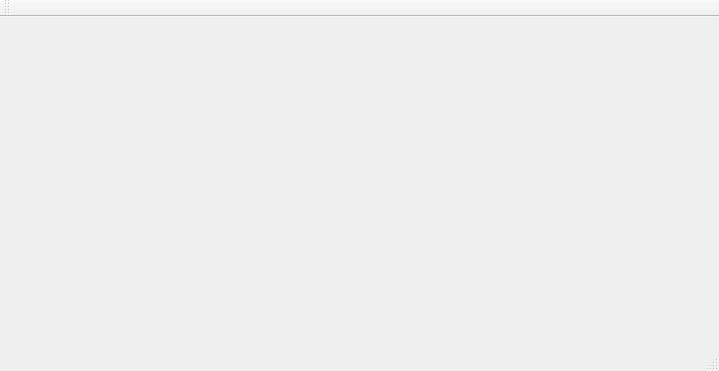
<?xml version="1.0" encoding="UTF-8"?>
<ui version="4.0">
 <class>MainWindow</class>
 <widget class="QMainWindow" name="MainWindow">
  <property name="geometry">
   <rect>
    <x>0</x>
    <y>0</y>
    <width>719</width>
    <height>371</height>
   </rect>
  </property>
  <property name="windowTitle">
   <string>MainWindow</string>
  </property>
  <widget class="QWidget" name="centralWidget"/>
  <widget class="QMenuBar" name="menuBar">
   <property name="geometry">
    <rect>
     <x>0</x>
     <y>0</y>
     <width>719</width>
     <height>21</height>
    </rect>
   </property>
  </widget>
  <widget class="QToolBar" name="mainToolBar">
   <attribute name="toolBarArea">
    <enum>TopToolBarArea</enum>
   </attribute>
   <attribute name="toolBarBreak">
    <bool>false</bool>
   </attribute>
  </widget>
  <widget class="QStatusBar" name="statusBar"/>
 </widget>
 <layoutdefault spacing="6" margin="11"/>
 <resources/>
 <connections/>
</ui>
